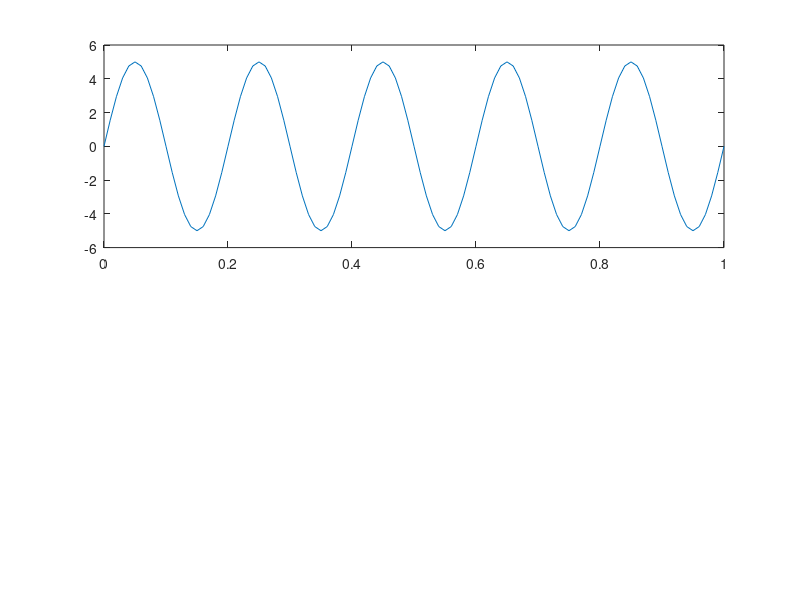

Write MATLAB code to recreate this figure. (Note: this script raises an error after producing the figure.)
fc=5;
fs=20*fc;
Ac=5;
t=0:1/fs:1;
x=Ac*sin(2*pi*fc*t);
y=x+Ac;
z=round(y);

e=de2bi(z,"left-msb");
d=bi2de(e,"left-msb");
figure;
subplot(2,1,1);
plot(t,x);

xlable("time(in sec)");
title("Signal");
subplot(2,1,2)
plot(t,d);

xlable("time(in sec)");
title("Signal");

